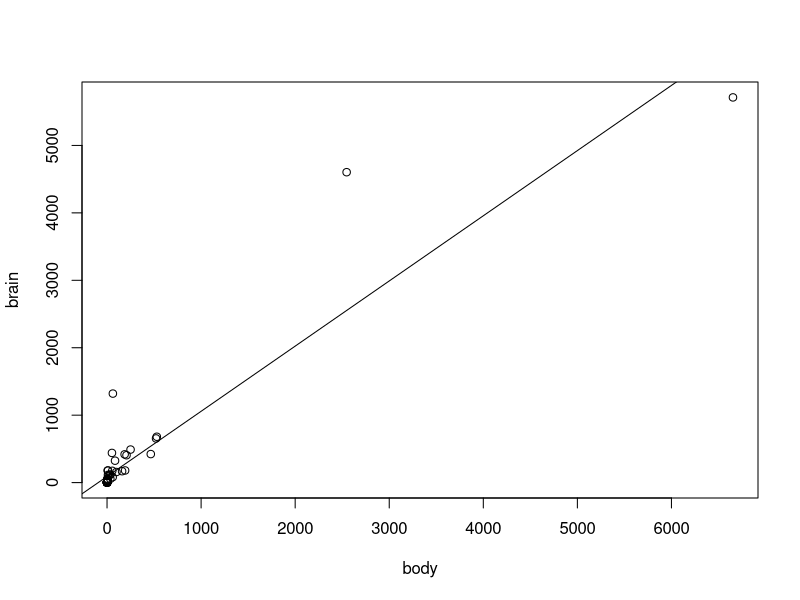
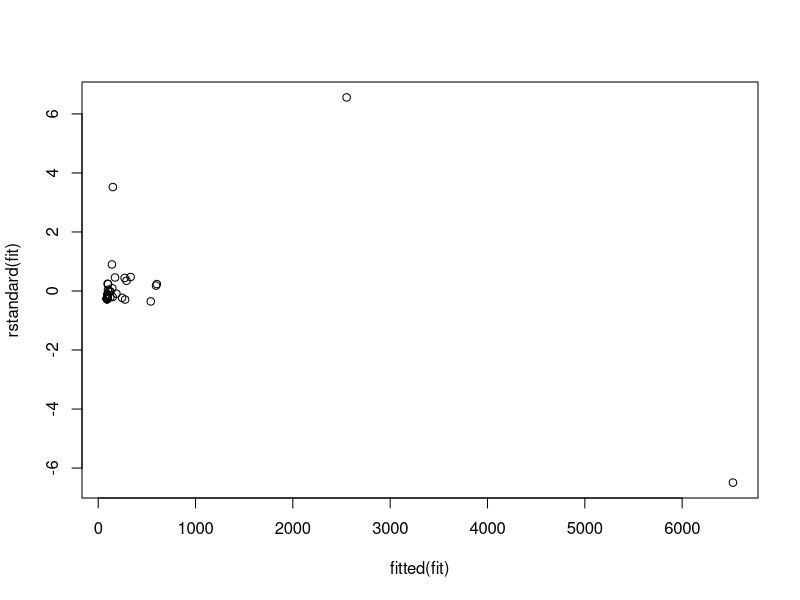
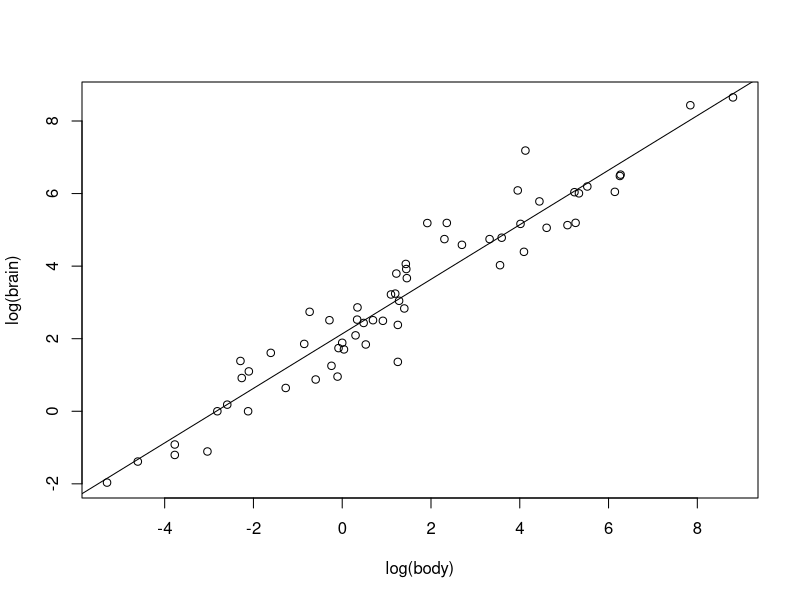
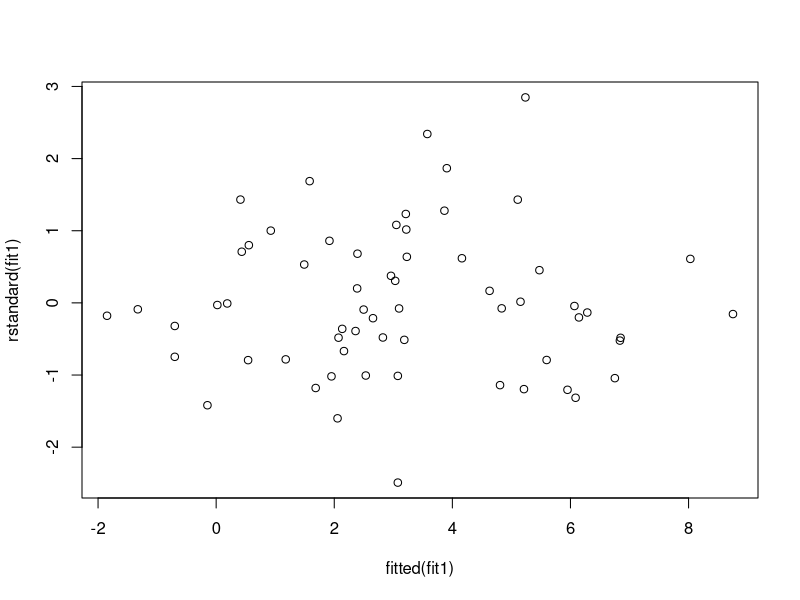
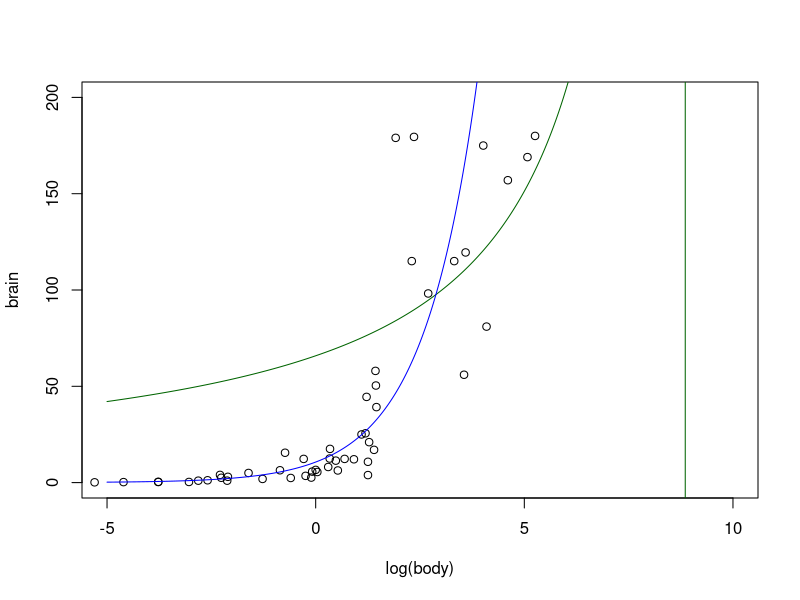

Source code (R) for these figures, in order:
## ---- chunk 1
library(MASS)
data(mammals)
attach(mammals)
head(mammals)

fit<-lm(brain~body)
plot(body,brain)
abline(coef(fit))
summary(fit)
plot(fitted(fit),rstandard(fit))
## ---- chunk 2
#transformation
fit1<-lm(log(brain)~log(body))
plot(log(body),log(brain))
abline(coef(fit1))
summary(fit1)
plot(fitted(fit1),rstandard(fit1))
## ---- chunk 3
m1<-lm(brain~body) 
m2<-glm(brain~body,family=gaussian(link="identity"))
summary(m1)
summary(m2)
## ---- chunk 4
334.7^2
## ---- chunk 5
anova(m1)
## ---- chunk 6
TSS<-46068314+6722239
TSS
## ---- chunk 7
Fstats<-((52790554-6722239)/(2-1))/(6722239/(62-2))
Fstats
## ---- chunk 8
m3<-glm(brain~log(body),family=Gamma(link="log"))
summary(m3)
## ---- chunk 9
m4<-glm(brain~log(body),family=Gamma(link="inverse"))
summary(m4)
x<-log(body)
x<-seq(from=-5,to=10,by=0.01)
plot(log(body),brain,xlim=c(-5,10),ylim=c(0,200))
lines(x,1/(coef(m4)[1]+coef(m4)[2]*x),col="darkgreen")
lines(x,exp(coef(m3)[1]+coef(m3)[2]*x),col="blue")
## ---- chunk 10
summary(fit1)
summary(m3)
## ---- chunk 11
x<-log(450)
exp(fit1$coefficients[1]+x*fit1$coefficients[2])
exp(m3$coefficients[1]+x*m3$coefficients[2])
1/(m4$coefficients[1]+x*m4$coefficients[2])
